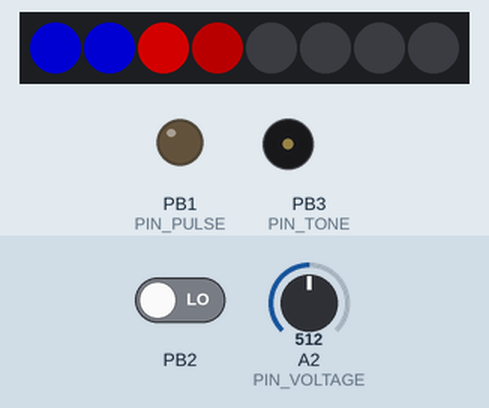
Recording of a sketch running on a simulated ATtiny85, built with avr-gcc and run on an emulated ATtiny85. On the bench: 8 RGB LEDs in strip order, left to right, output pins drawn as LEDs (lit = HIGH), buzzer (waves = sounding). Dashed ring = blinking. Inputs (shaded band) come from the test bench; at power-on: A2 (PIN_VOLTAGE) = 512, PB2 LOW. Dim RGB values are drawn brighter than linear.

Above: at 3.8 s.
3.9 s: A2 (PIN_VOLTAGE) set to 40
At 4.73 s:
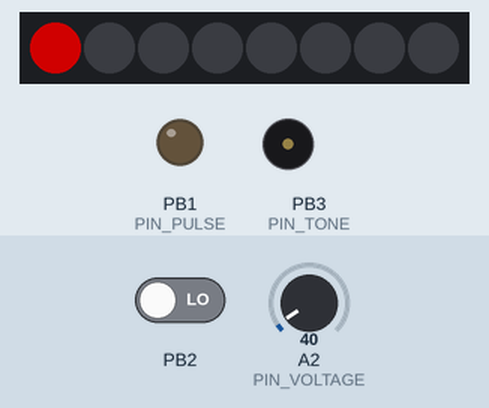
5.5 s: PB2 driven HIGH
At 7.1 s:
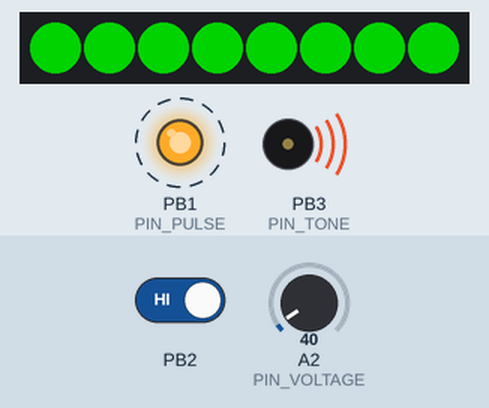
7.5 s: A2 (PIN_VOLTAGE) set to 900
At 10.38 s:
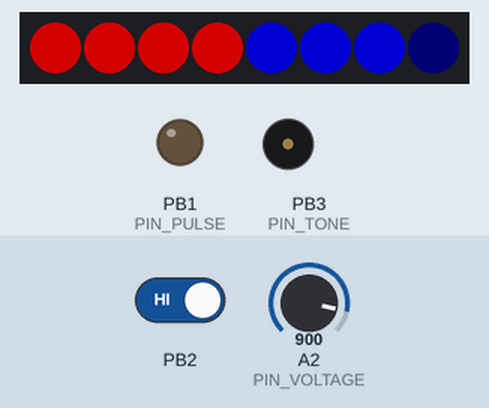
10.5 s: A2 (PIN_VOLTAGE) set to 1023
At 11.81 s:
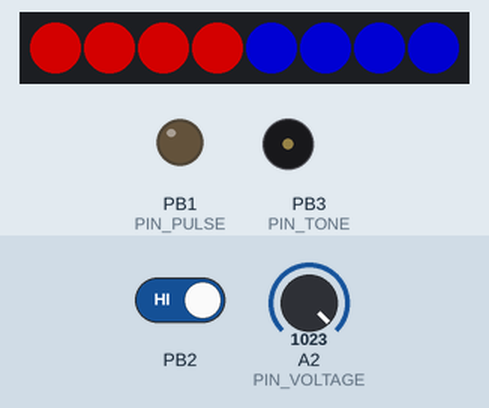
12.0 s: A2 (PIN_VOLTAGE) set to 0
At 13.52 s:
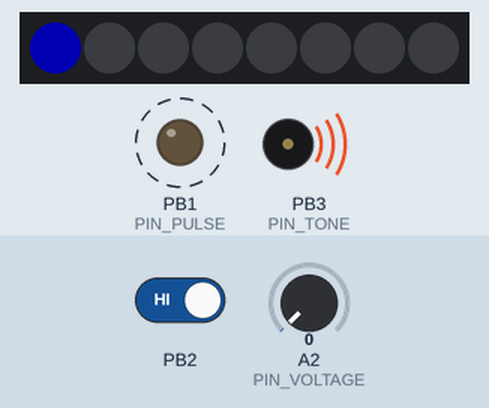
15.0 s: PB2 driven LOW
At 15.5 s:
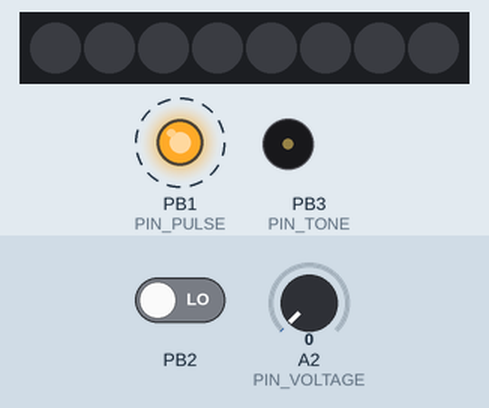
Timing chart, 0 to 17.6 s (numbered marks = the images above; inputs shaded):
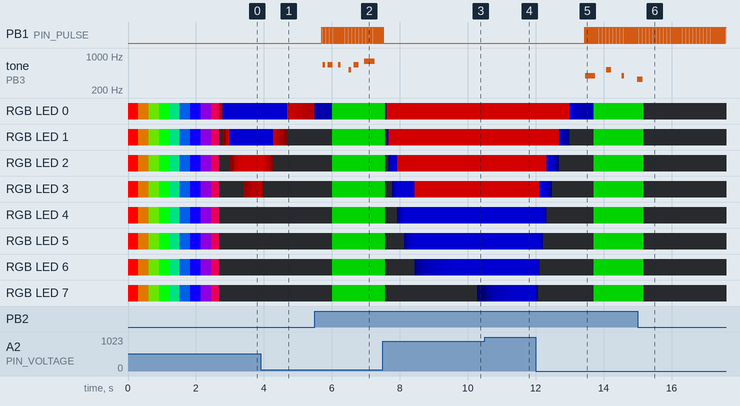

The sketch:

CarTester.ino
```cpp
/*
 Name:		CarTester.ino
 Created:	14.01.2019 18:47:02
 Author:	sorokovikov
*/

//  RST     -|------|-  VCC
//  BUZZER  -|ATTiny|-  PROBE
//  VOLTAGE -|  85  |-  PULSE
//  GND     -|------|-  DISPLAY

//#define DEBUG

#include <WS2812.h>

#ifdef DEBUG
#include <TinyDebugSerial.h>
#endif


#define MULTIPLIER 56.57
#define VOLTAGE_AVERAGE 10
#define DELAY_VOLTAGE_PROBE 50
#define DELAY_DISPLAY 500
#define DELAY_ANIMATION 50
#define LIGHTNESS 127

#define PIN_VOLTAGE A2        // ATTiny85 pin 3
#define PIN_DISPLAY 0         // ATTiny85 pin 5
#define PIN_PULSE   1         // ATTiny85 pin 6
#define PIN_PROBE   A1        // ATTiny85 pin 7
#define PIN_TONE    3         // ATtiny85 pin 2

#define LEDS_COUNT 8

#ifdef DEBUG
  TinyDebugSerial mySerial = TinyDebugSerial(); // ATTiny85 pin 2
#endif

WS2812 Display(LEDS_COUNT);

unsigned long time_voltage_probe;
unsigned long time_display;
unsigned long time_animation;

float voltage;
bool  positive;
bool  playing;

byte state; // 0 - shortage, 1 - floating, 2 - voltage
// cRGB struct {g, r, b}

cRGB nPixel = { 0,0,0 };
cRGB rPixel = { 0,LIGHTNESS,0 };
cRGB gPixel = { LIGHTNESS,0,0 };

// the setup function runs once when you press reset or power the board
void setup() {
  // OSCCAL = 0x48; // ideal for 1Mhz / 115200
  // OSCCAL = 0x45; // ideal for 8Mhz / 115200

#ifdef DEBUG
  mySerial.begin(115200);
#else
  pinMode(PIN_TONE, OUTPUT);
#endif

  Display.setOutput(PIN_DISPLAY);
  ShowNull();

  pinMode(PIN_VOLTAGE, INPUT);
  pinMode(PIN_PROBE, INPUT);
  pinMode(PIN_PULSE, OUTPUT);

  ShowIntro();
}

// the loop function runs over and over again until power down or reset
void loop() {

  if (millis() - time_voltage_probe > DELAY_VOLTAGE_PROBE) {
    time_voltage_probe = millis();

    voltage = (voltage * (VOLTAGE_AVERAGE - 1) + analogRead(PIN_VOLTAGE)) / VOLTAGE_AVERAGE;

    if (voltage < 50) {
      digitalWrite(PIN_PULSE, HIGH);
      delay(10);
      state = digitalRead(PIN_PROBE) ? 0 : 1;
      delay(10);
      digitalWrite(PIN_PULSE, LOW);
    }
    else {
      state = 2;
      positive = digitalRead(PIN_PROBE);
    }
  }

#ifdef DEBUG
  if (millis() - time_display > DELAY_DISPLAY) {
    time_display = millis();

    if (positive) {
      mySerial.print("+");
    }
    else {
      mySerial.print("-");
    }
    mySerial.print(voltage / MULTIPLIER);
    mySerial.print("  ");
    mySerial.print(voltage);
    mySerial.print("  ");

    switch (state) {
    case 0:
      mySerial.println("shortage");
      break;
    case 1:
      mySerial.println("floating");
      break;
    case 2:
      mySerial.println("voltage");
      break;
    }
  }
#endif

  switch (state) {
  case 0:
    ShowShortage();
    playing = true;
    break;
  case 1:
    ShowNull();
    playing = false;
    break;
  case 2:
    ShowVoltage(voltage, positive);
    playing = false;
    break;
  }

#ifndef DEBUG
  loop_player();
#endif

}
```

ws2812.ino
```cpp
void ShowNull() {
  for (int i = 0; i < LEDS_COUNT; i++) {
    Display.set_crgb_at(i, nPixel);
  }
  Display.sync();
}

void ShowShortage() {
  if (millis() - time_animation > DELAY_ANIMATION) {
    time_animation = millis();

    for (int i = 0; i < LEDS_COUNT; i++) {
      Display.set_crgb_at(i, gPixel);
    }
    Display.sync();
  }
}

void ShowVoltage(int voltage, bool positive) {
  if (millis() - time_animation > DELAY_ANIMATION) {
    time_animation = millis();

    for (int i = 0; i < LEDS_COUNT; i++) {
      Display.set_crgb_at(i, nPixel);
    }

    cRGB pixel;

    byte num = voltage >> 7; // 10 bit
    for (uint8_t i = 0; i <= num / 2; i++) {
      pixel.r = positive ? LIGHTNESS : 0;
      pixel.b = positive ? 0 : LIGHTNESS;
      Display.set_crgb_at(i, pixel);
    }

    for (uint8_t i = num / 2 + 1; i < num; i++) {
      pixel.b = positive ? LIGHTNESS : 0;
      pixel.r = positive ? 0 : LIGHTNESS;
      Display.set_crgb_at(i, pixel);
    }

    pixel.b = positive ? (voltage % 128) : 0;
    pixel.r = positive ? 0 : (voltage % 128);
    Display.set_crgb_at(num, pixel);

    Display.sync();

  }
}

void ShowIntro() {
  for (byte timeline = 0; timeline < 255; timeline++) {

    for (byte i = 0; i < LEDS_COUNT; i++) {
      Display.set_crgb_at(i, Wheel(timeline));
    }

    Display.sync();
    delay(10);
  }
}

cRGB Wheel(byte pos) {
  cRGB pixel;

  pos = 255 - pos;
  if (pos < 85) {
    pixel.r = 255 - pos * 3;
    pixel.g = 0;
    pixel.b = pos * 3;
    return pixel;
  }
  if (pos < 170) {
    pos -= 85;
    pixel.r = 0;
    pixel.g = pos * 3;
    pixel.b = 255 - pos * 3;
    return pixel;
  }
  pos -= 170;
  pixel.r = pos * 3;
  pixel.g = 255 - pos * 3;
  pixel.b = 0;
  return pixel;

}
```

Source omitted: sound.ino (data table, 3518 bytes)

Measured:
- after the input at 5.5 s, tone on PB3 (PIN_TONE): plays 659 Hz for 0.08 s, 659 Hz for 0.15 s, 659 Hz for 0.08 s, 523 Hz for 0.08 s, 659 Hz for 0.15 s, 784 Hz for 0.30 s, starting after 0.23 s; the LEDs: first change at once (image 2 shows a later state)
- after the input at 7.5 s, PB1 (PIN_PULSE): goes on until 7.5 s, then stays LOW; tone on PB3 (PIN_TONE): stops changing and stays silent
- after the input at 10.5 s, the LEDs: first change at once (image 4 shows a later state)
- after the input at 12.0 s, PB1 (PIN_PULSE): alternates HIGH for 0.02 s and LOW for 0.03 s, starting after 1.4 s; tone on PB3 (PIN_TONE): plays 392 Hz for 0.30 s, 523 Hz for 0.15 s, 392 Hz for 0.08 s, 330 Hz for 0.01 s, starting after 1.5 s; the LEDs: first differ from a run without the input after 0.07 s (image 5 shows a later state)
- after the input at 15.0 s, tone on PB3 (PIN_TONE): goes on until 15.1 s, then stays silent; RGB LED 0–7: RGB(0, 127, 0) → off after 0.18 s; the LEDs: change after 0.18 s (image 6)
- by itself, PB1 (PIN_PULSE): alternates HIGH for 0.02 s and LOW for 0.03 s
